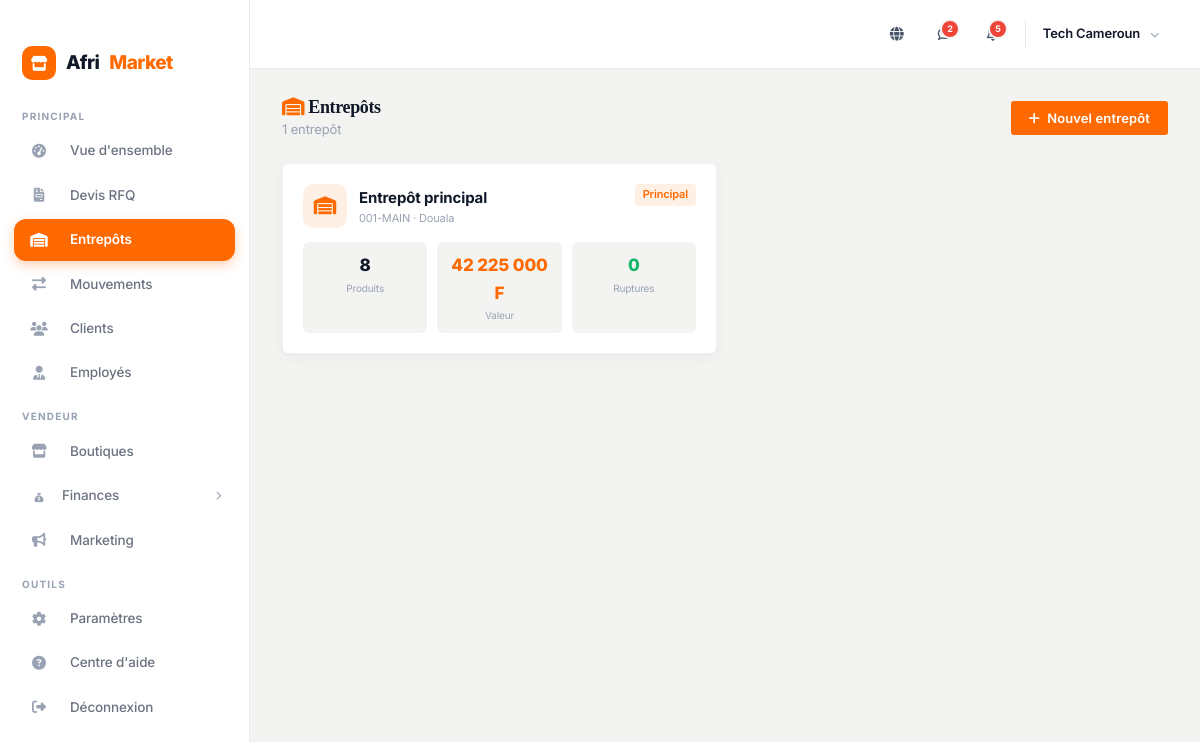
Before: /fr/dashboard/entrepots/ (signed in) with the older database file.
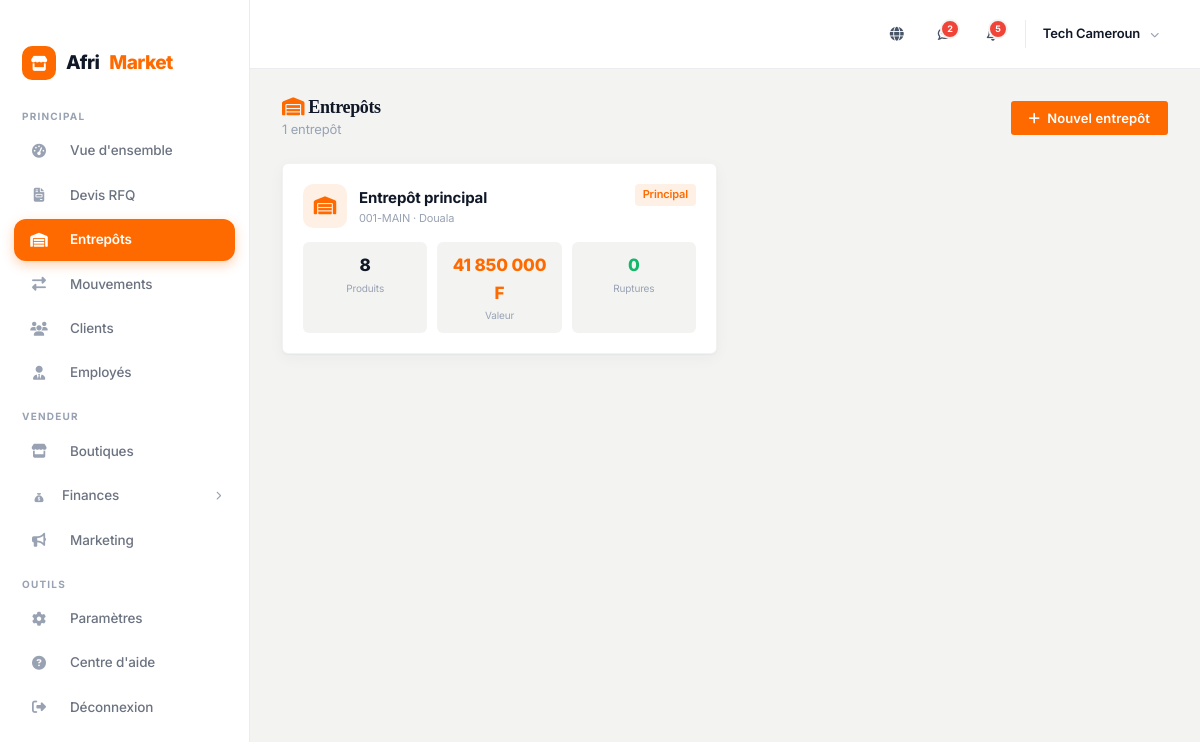
After: the same page with the newer database file.
### inventory/models.py (models this page shows, shortened)
class Warehouse(models.Model):
    store = models.ForeignKey('store.Store', on_delete=models.CASCADE, related_name='warehouses')
    linked_stores = models.ManyToManyField('store.Store', blank=True, related_name='linked_warehouses',
                                           help_text='Boutiques supplémentaires alimentées par cet entrepôt')
    name = models.CharField(max_length=100)
    code = models.CharField(max_length=20, help_text='Ex: DLA-01')
    address = models.TextField(blank=True)
    city = models.CharField(max_length=100, default='Douala')
    manager = models.ForeignKey(settings.AUTH_USER_MODEL, on_delete=models.SET_NULL, null=True, blank=True, related_name='managed_warehouses')
    is_default = models.BooleanField(default=False)
    is_active = models.BooleanField(default=True)
    created_at = models.DateTimeField(auto_now_add=True)
    class Meta:
        unique_together = ('store', 'code')
        ordering = ['-is_default', 'name']
    @property
    def total_products(self):
        return self.stocks.filter(quantity__gt=0).count()
    @property
    def stock_value(self):
        return sum(int(s.product.price) * s.quantity for s in self.stocks.select_related('product'))
    @property
    def out_of_stock_count(self):
        return self.stocks.filter(quantity=0).count()

class ProductStock(models.Model):
    product = models.ForeignKey('catalog.Product', on_delete=models.CASCADE, related_name='warehouse_stocks')
    warehouse = models.ForeignKey(Warehouse, on_delete=models.CASCADE, related_name='stocks')
    quantity = models.PositiveIntegerField(default=0)
    low_stock_threshold = models.PositiveIntegerField(default=5)
    class Meta:
        unique_together = ('product', 'warehouse')

### catalog/models.py (models this page shows, shortened)
class Product(models.Model):
    store = models.ForeignKey('store.Store', on_delete=models.CASCADE, related_name='products')
    category = models.ForeignKey(Category, on_delete=models.CASCADE, related_name='products')
    name = models.CharField(max_length=500)
    slug = models.SlugField(max_length=500, unique=True)
    description = models.TextField()
    specifications = models.TextField(blank=True, help_text='One per line: Key: Value')
    price = models.DecimalField(max_digits=12, decimal_places=0)
    old_price = models.DecimalField(max_digits=12, decimal_places=0, null=True, blank=True)
    min_order = models.IntegerField(default=1, help_text='Minimum order quantity')
    bulk_price = models.DecimalField(max_digits=12, decimal_places=0, null=True, blank=True)
    bulk_min_qty = models.IntegerField(default=10)
    stock = models.PositiveIntegerField(default=0)
    low_stock_threshold = models.PositiveIntegerField(default=5, help_text='Seuil d\'alerte stock faible')
    sku = models.CharField(max_length=50, blank=True)
    image = models.ImageField(upload_to='products/', blank=True, null=True)
    image_2 = models.ImageField(upload_to='products/', blank=True, null=True)
    image_3 = models.ImageField(upload_to='products/', blank=True, null=True)
    image_4 = models.ImageField(upload_to='products/', blank=True, null=True)
    colors = models.CharField(max_length=300, blank=True, help_text='Comma separated')
    sizes = models.CharField(max_length=300, blank=True, help_text='Comma separated')
    weight = models.CharField(max_length=50, blank=True)
    origin = models.CharField(max_length=100, default='Cameroun')
    is_active = models.BooleanField(default=True)
    is_featured = models.BooleanField(default=False)
    is_flash_deal = models.BooleanField(default=False)
    flash_deal_end = models.DateTimeField(null=True, blank=True)
    views_count = models.IntegerField(default=0)
    orders_count = models.IntegerField(default=0)
    created_at = models.DateTimeField(auto_now_add=True)
    updated_at = models.DateTimeField(auto_now=True)
    class Meta:
        ordering = ['-created_at']

### dashboard/views.py (the view, shortened to what this page needs)
# urls.py: path('entrepots/', views.dash_warehouses, name='warehouses'),
@login_required
@seller_or_admin_required
def dash_warehouses(request):
    from inventory.models import Warehouse
    store = getattr(request.user, 'store', None)
    is_admin = request.user.is_superuser or request.user.role == 'admin'
    warehouses = Warehouse.objects.all() if is_admin else (store.warehouses.all() if store else Warehouse.objects.none())
    other_stores = Store.objects.filter(owner=request.user).exclude(pk=store.pk) if store else []
    return render(request, 'dashboard/warehouses.html', {
        'warehouses': warehouses,
        'other_stores': other_stores,
    })

### accounts/models.py (called while the page is built)
    @property
    def store(self):
        return self.stores.first()

    @property
    def is_seller(self):
        return self.role == 'seller'

    @property
    def display_name(self):
        return self.get_full_name() or self.username

### cart/context_processors.py (called while the page is built)
def cart_context(request):
    cart = get_cart(request)
    count = sum(item.get('quantity', 0) for item in cart.values())
    total = sum(item.get('price', 0) * item.get('quantity', 0) for item in cart.values())
    return {'cart_count': count, 'cart_total': total}

### cart/utils.py (called while the page is built, shortened)
def get_cart(request):
    if request.user.is_authenticated:
        cart = {}
        return cart
    return request.session.get('cart', {})

### catalog/context_processors.py (called while the page is built)
def categories_context(request):
    wishlist_count = 0
    if request.user.is_authenticated:
        wishlist_count = Wishlist.objects.filter(user=request.user).count()
    return {
        'nav_categories': Category.objects.filter(parent__isnull=True, is_active=True).prefetch_related('children')[:10],
        'wishlist_count': wishlist_count,
    }

### templates/dashboard/warehouses.html (shortened to what this page needs)
{% extends 'dashboard/base.html' %}{% load humanize %}
{% block dash %}
<div class="dash-header">
    <div>
        <h1><i class="fa-solid fa-warehouse" style="color:var(--dash-accent);"></i> Entrepôts</h1>
        <p style="font-size:13px;color:var(--dash-text3);">{{ warehouses|length }} entrepôt{{ warehouses|length|pluralize:"s" }}</p>
    </div>
    <button type="button" class="btn btn-orange" onclick="document.getElementById('whModal').classList.add('open')"><i class="fa-solid fa-plus"></i> Nouvel entrepôt</button>
</div>
<div class="wh-grid">
    {% for wh in warehouses %}
    <a href="{% url 'dashboard:warehouse_detail' wh.pk %}" class="wh-card" style="text-decoration:none;color:inherit;">
        <div style="display:flex;justify-content:space-between;align-items:start;margin-bottom:14px;">
            <div style="display:flex;align-items:center;gap:12px;">
                <div style="width:44px;height:44px;border-radius:10px;background:rgba(255,106,0,.1);color:var(--dash-accent);display:flex;align-items:center;justify-content:center;font-size:18px;"><i class="fa-solid fa-warehouse"></i></div>
                <div>
                    <div style="font-weight:700;font-size:15px;">{{ wh.name }}</div>
                    <div style="font-size:11px;color:var(--dash-text3);">{{ wh.code }} · {{ wh.city }}</div>
                </div>
            </div>
            {% if wh.is_default %}<span class="tag tag-orange">Principal</span>{% endif %}
        </div>
        <div style="display:grid;grid-template-columns:1fr 1fr 1fr;gap:10px;text-align:center;">
            <div style="background:var(--dash-bg);border-radius:6px;padding:10px;">
                <div style="font-size:17px;font-weight:800;">{{ wh.total_products }}</div>
                <div style="font-size:10px;color:var(--dash-text3);">Produits</div>
            </div>
            <div style="background:var(--dash-bg);border-radius:6px;padding:10px;">
                <div style="font-size:17px;font-weight:800;color:var(--dash-accent);">{{ wh.stock_value|intcomma }} F</div>
                <div style="font-size:10px;color:var(--dash-text3);">Valeur</div>
            </div>
            <div style="background:var(--dash-bg);border-radius:6px;padding:10px;">
                <div style="font-size:17px;font-weight:800;color:{% if wh.out_of_stock_count %}var(--dash-red){% else %}var(--dash-green){% endif %};">{{ wh.out_of_stock_count }}</div>
                <div style="font-size:10px;color:var(--dash-text3);">Ruptures</div>
            </div>
        </div>
    </a>
    {% endfor %}
</div>
{% endblock %}

Changed rows visible on the page:
changed through a linked row, Warehouse "Entrepôt principal": stock_value "42 225 000" → "41 850 000"
